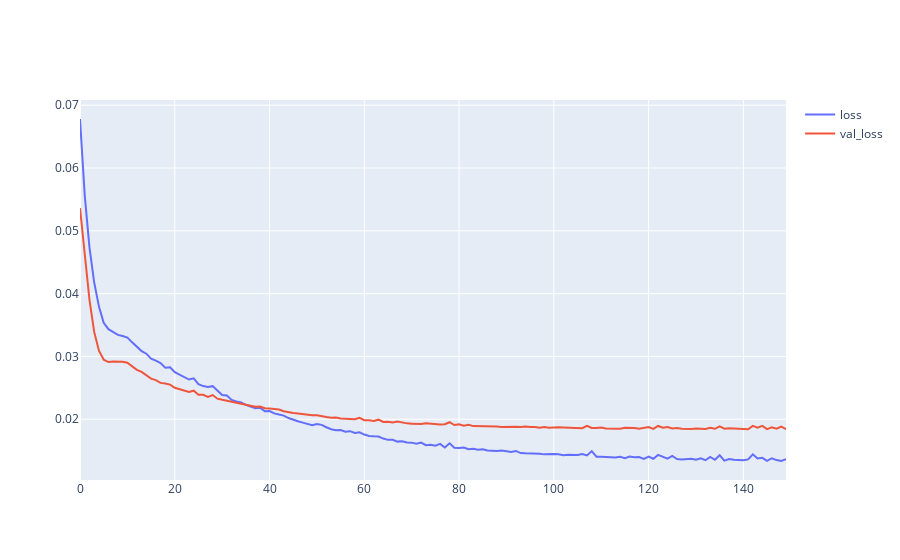

Notebook code cell kept with this figure:
### Code cell
def draw_loss(history):
    fig = go.Figure()
    fig.add_trace(go.Scatter(x=history.epoch, y=history.history['loss'], name="loss"))
    fig.add_trace(go.Scatter(x=history.epoch, y=history.history['val_loss'], name="val_loss"))
    fig.show()


draw_loss(history)

### Figure 1 — Plotly figure (JSON) as saved in the notebook; plotly's stock layout.template omitted (floating-point values rounded to 4 significant figures; data arrays with more than 128 entries replaced by an {"elided": "..."} marker saying what was removed)
{"data": [{"name": "loss", "x": {"elided": "150 int values"}, "y": {"elided": "150 float values"}, "type": "scatter"}, {"name": "val_loss", "x": {"elided": "150 int values"}, "y": {"elided": "150 float values"}, "type": "scatter"}], "layout": {}}
